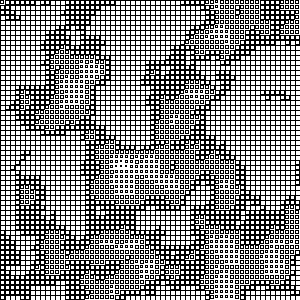
Frame 1 (no input)
Frame 60 (the mouse pressed at the canvas centre just before this capture): identical to frame 1, image omitted
Frame 120 (the mouse held since frame 60 and released just before this capture): identical to frame 1, image omitted

The Processing sketch that drew this single still picture (run headless with seeded random() and noise(); from frame 60 on, the mouse is pressed at the canvas centre):

// Processing sketch: p5_1
// ── p5_1.pde
/*
* 2次元のノイズ(四角)
*/

void setup() {
    size(300, 300);
    smooth();
    background(255);
    float xStart = random(10);
    float xNoise = xStart;
    float yNoise = random(10);
    
    for (int y = 0; y <=  height; y += 5) {
        yNoise += 0.1;
        xNoise = xStart;
        for (int x = 0; x <=  width; x += 5) {
            xNoise += 0.1;
            drawPoint(x,y,noise(xNoise, yNoise));
        }
    }
}
        
void draw() {
        
}
        
void drawPoint(float x, float y, float noiseFactor) {
    float len = 10 * noiseFactor;
    rect(x, y, len, len);
}
